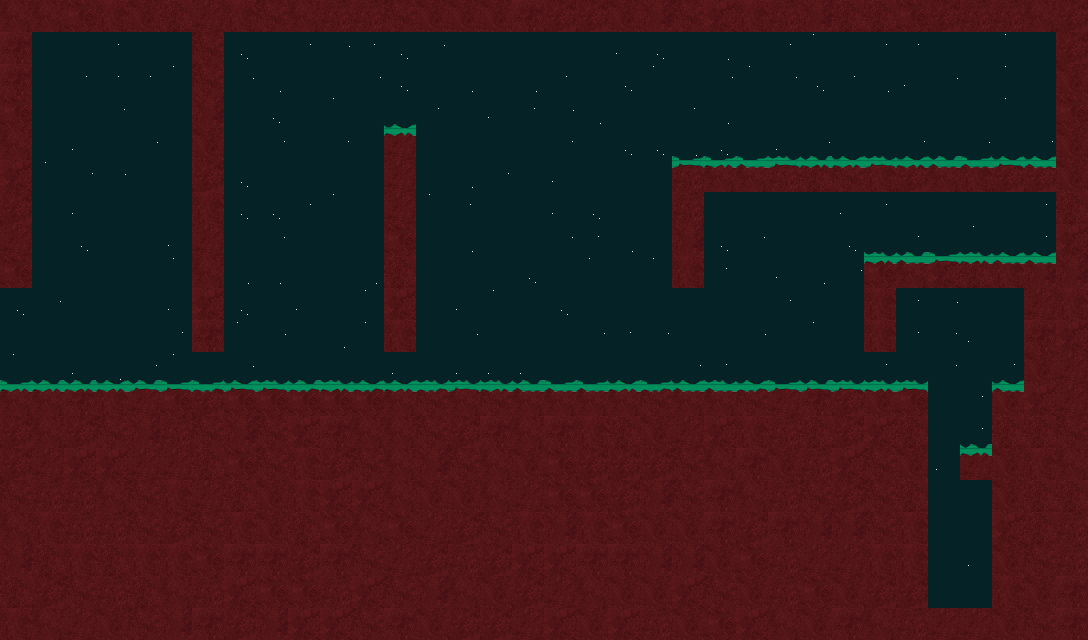

Below is a game level as drawn by its tile map, then a one-line description and the .tmx that defines it (tile-layer data replaced by summaries):
An orthogonal 34x20 tile map with 32x32 px tiles, 2 tile layers (collide, grass), 5 tilesets and 8 objects (4x doorProjectileTrigger, 3x door, teleport_send).

<map version="1.0" orientation="orthogonal" width="34" height="20" tilewidth="32" tileheight="32">
 <tileset firstgid="1" name="Night9_01" tilewidth="32" tileheight="32">
  <image source="images/Night9_01.png" width="128" height="128" />
 </tileset>
 <tileset firstgid="17" name="GrassTop4_01" tilewidth="32" tileheight="32">
  <image source="images/GrassTop4_01.png" width="128" height="32" />
 </tileset>
 <tileset firstgid="21" name="Mud4_02" tilewidth="32" tileheight="32">
  <properties>
   <property name="blocked" value="true" />
  </properties>
  <image source="images/Mud4_02.png" width="144" height="96" />
 </tileset>
 <tileset firstgid="33" name="GrassBottom" tilewidth="32" tileheight="32">
  <image source="images/grassbottom.png" width="128" height="32" />
 </tileset>
 <tileset firstgid="37" name="water" tilewidth="32" tileheight="32">
  <properties>
   <property name="frictionx" value="0.8" />
   <property name="frictiony" value="0.1" />
   <property name="gravity" value="0.01" />
  </properties>
  <image source="images/water.png" width="128" height="128" />
 </tileset>
 <layer name="collide" width="34" height="20">
  <properties>
   <property name="render-index" value="-10000" />
  </properties>
  <data>[680 cells, 680 non-empty, 28 distinct tile ids]</data>
 </layer>
 <objectgroup name="Door" width="34" height="20">
  <object name="05_dpt1" type="doorProjectileTrigger" x="96" y="64" width="32" height="32" />
  <object name="05_d1" type="door" x="192" y="352" width="32" height="32">
   <properties>
    <property name="triggers" value="05_dpt1" />
   </properties>
  </object>
  <object name="05_dpt2" type="doorProjectileTrigger" x="384" y="96" width="32" height="32" />
  <object name="05_d2" type="door" x="384" y="352" width="32" height="32">
   <properties>
    <property name="triggers" value="05_dpt2" />
   </properties>
  </object>
  <object name="05_d3" type="door" x="864" y="352" width="32" height="32">
   <properties>
    <property name="triggers" value="05_dpt3 05_dpt3b" />
   </properties>
  </object>
  <object name="05_dpt3" type="doorProjectileTrigger" x="864" y="128" width="32" height="32" />
  <object name="05_dpt3b" type="doorProjectileTrigger" x="864" y="224" width="32" height="32" />
 </objectgroup>
 <layer name="grass" width="34" height="20">
  <properties>
   <property name="render-index" value="5000" />
  </properties>
  <data>[680 cells, 102 non-empty, 9 distinct tile ids]</data>
 </layer>
 <objectgroup name="teleporters" width="34" height="20">
  <object name="05_ts1" type="teleport_send" x="928" y="576" width="64" height="32">
   <properties>
    <property name="dest" value="01_tr1" />
   </properties>
  </object>
 </objectgroup>
</map>
